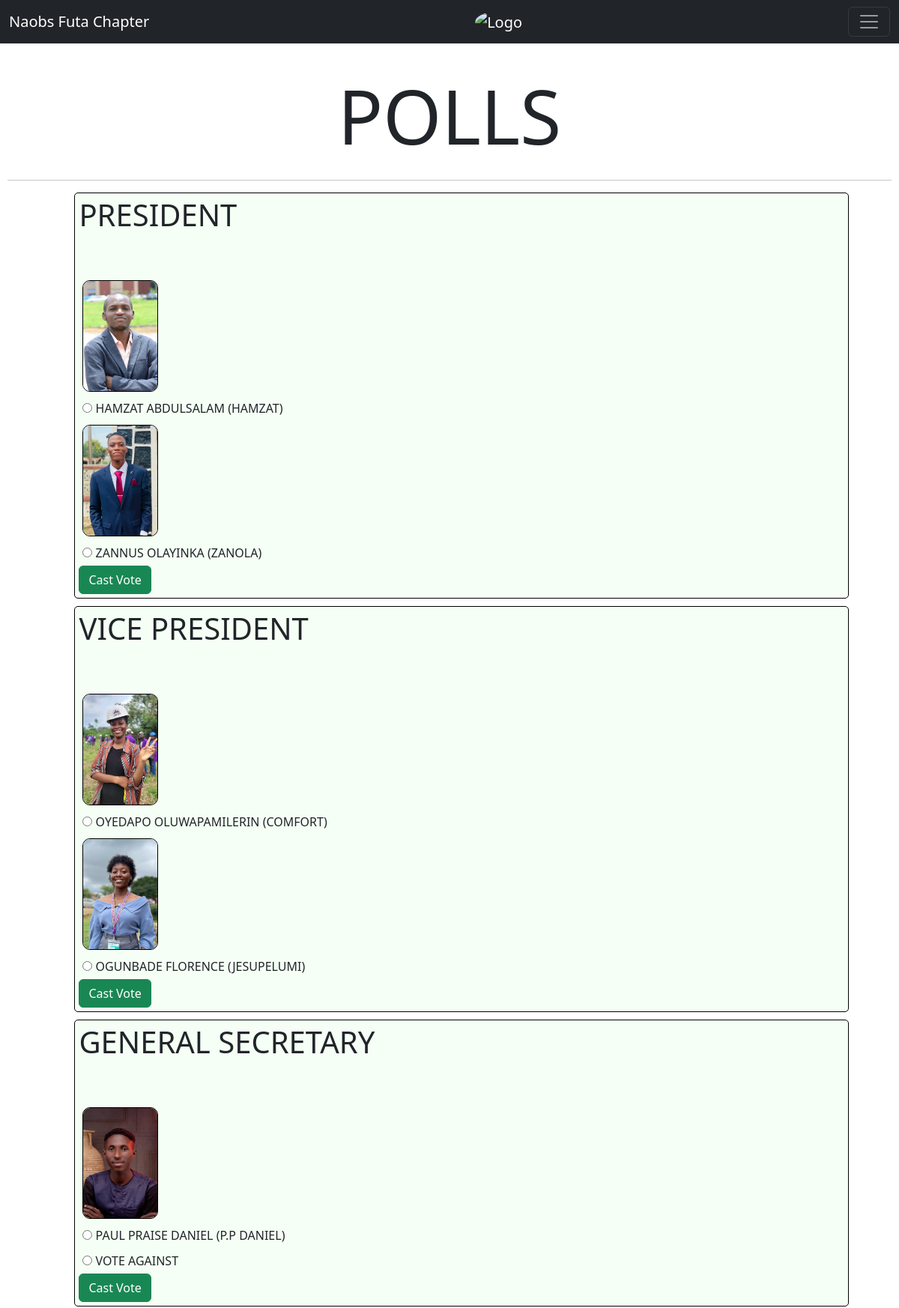
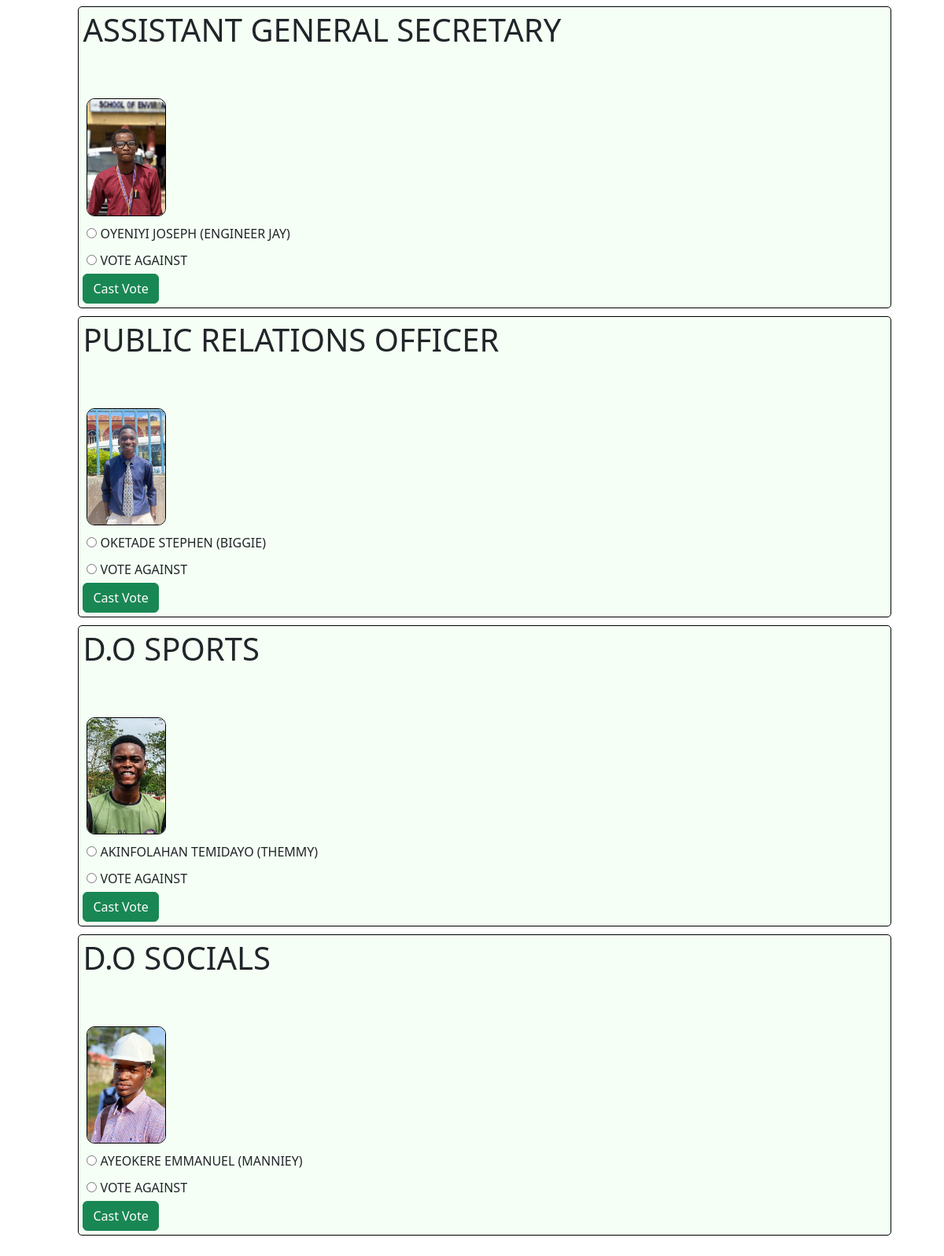
The app's page / (signed in) with its own data (2 pictures, top to bottom).
### main/models.py (models this page shows, shortened)
class Question(models.Model):
    question_text = models.CharField(max_length=200)
    pub_date = models.DateTimeField("date published")

class Choice(models.Model):
    question = models.ForeignKey(Question, on_delete=models.CASCADE)
    choice_text = models.CharField(max_length=200)
    votes = models.IntegerField(default=0)

### main/views.py (the view)
# urls.py: path("", views.index, name="index"),
@login_required
def index(request):
    latest_question_list = Question.objects.order_by("-pub_date")[:7]
    context = {"latest_question_list": latest_question_list}
    return render(request, "main/index.html", context)

### main/templates/main/index.html (shortened to what this page needs)
{% extends 'main/base.html' %}
    {% load static %}
{% block content %}
<body>
    <div class="overall">
        <div class="top">
            <h1>POLLS</h1>
        </div>
        <hr>
    {% if votes %}
    <div class="error">
        <h2 class="thank-you">Thank You {{ request.user }} For Participating In The Election</h2>
    </div>
    {% else %}
        {% if latest_question_list %}
            <ul>
                {% for question in latest_question_list %}
                <div class="post-box">
                    <h1>{{ question.question_text }}</h1>
                    <div class="vstack gap-3">
                    <form class="vote-from" id="SubmitForm" action="{% url 'vote' question.id %}" method="post">
                    <fieldset>
                        {% for choice in question.choice_set.all %}
                        {% if choice.choice_text == 'ZANNUS OLAYINKA (ZANOLA)' %}
                        <div class="img-box">
                            <div class="img-div">
                                <img class="image" src="{% static 'Adobe_Express_20231112_1049240_1.png' %}" alt="pic">
                            </div>
                            <div>
                                <input type="radio" name="choice" id="choice{{ forloop.counter }}" value="{{ choice.id }}">
                                <label for="choice{{ forloop.counter }}">{{ choice.choice_text }}</label><br>
                            </div>
                        </div>
                        {% endif %}
                        {% if choice.choice_text == 'HAMZAT ABDULSALAM (HAMZAT)' %}
                        <div class="img-box">
                            <div class="img-div">
                                <img class="image" src="{% static 'Adobe_Express_20231111_1340490_1.png' %}" alt="pic">
                            </div>
                            <div>
                                <input type="radio" name="choice" id="choice{{ forloop.counter }}" value="{{ choice.id }}">
                                <label for="choice{{ forloop.counter }}">{{ choice.choice_text }}</label><br>
                            </div>
                        </div>
                        {% endif %}
                        {% if choice.choice_text == 'OYEDAPO OLUWAPAMILERIN (COMFORT)' %}
                        <div class="img-box">
                            <div class="img-div">
                                <img class="image" src="{% static 'Adobe_Express_20231111_1349450_1.png' %}" alt="pic">
                            </div>
                            <div>
                                <input type="radio" name="choice" id="choice{{ forloop.counter }}" value="{{ choice.id }}">
                                <label for="choice{{ forloop.counter }}">{{ choice.choice_text }}</label><br>
                            </div>
                        </div>
                        {% endif %}
                        {% if choice.choice_text == 'OGUNBADE FLORENCE (JESUPELUMI)' %}
                        <div class="img-box">
                            <div class="img-div">
                                <img class="image" src="{% static 'Adobe_Express_20231112_1052100_1.png' %}" alt="pic">
                            </div>
                            <div>
                                <input type="radio" name="choice" id="choice{{ forloop.counter }}" value="{{ choice.id }}">
                                <label for="choice{{ forloop.counter }}">{{ choice.choice_text }}</label><br>
                            </div>
                        </div>
                        {% endif %}
                        {% if choice.choice_text == 'PAUL PRAISE DANIEL (P.P DANIEL)' %}
                        <div class="img-box">
                            <div class="img-div">
                                <img class="image" src="{% static 'Adobe_Express_20231113_0700030_1.png' %}" alt="pic">
                            </div>
                            <div>
                                <input type="radio" name="choice" id="choice{{ forloop.counter }}" value="{{ choice.id }}">
                                <label for="choice{{ forloop.counter }}">{{ choice.choice_text }}</label><br>
                            </div>
                        </div>
                        {% endif %}
                        {% if choice.choice_text == 'OYENIYI JOSEPH (ENGINEER JAY)' %}
                        <div class="img-box">
                            <div class="img-div">
                                <img class="image" src="{% static 'Adobe_Express_20231112_1038090_1.png' %}" alt="pic">
                            </div>
                            <div>
                                <input type="radio" name="choice" id="choice{{ forloop.counter }}" value="{{ choice.id }}">
                                <label for="choice{{ forloop.counter }}">{{ choice.choice_text }}</label><br>
                            </div>
                        </div>
                        {% endif %}
                        {% if choice.choice_text == 'OKETADE STEPHEN (BIGGIE)' %}
                        <div class="img-box">
                            <div class="img-div">
                                <img class="image" src="{% static 'Adobe_Express_20231112_1051310_1.png' %}" alt="pic">
                            </div>
                            <div>
                                <input type="radio" name="choice" id="choice{{ forloop.counter }}" value="{{ choice.id }}">
                                <label for="choice{{ forloop.counter }}">{{ choice.choice_text }}</label><br>
                            </div>
                        </div>
                        {% endif %}
                        {% if choice.choice_text == 'AKINFOLAHAN TEMIDAYO (THEMMY)' %}
                        <div class="img-box">
                            <div class="img-div">
                                <img class="image" src="{% static 'Adobe_Express_20231111_1335410_1.png' %}" alt="pic">
                            </div>
                            <div>
                                <input type="radio" name="choice" id="choice{{ forloop.counter }}" value="{{ choice.id }}">
                                <label for="choice{{ forloop.counter }}">{{ choice.choice_text }}</label><br>
                            </div>
                        </div>
                        {% endif %}
                        {% if choice.choice_text == 'AYEOKERE EMMANUEL (MANNIEY)' %}
                        <div class="img-box">
                            <div class="img-div">
                                <img class="image" src="{% static 'Adobe_Express_20231111_1344570_1.png' %}" alt="pic">
                            </div>
                            <div>
                                <input type="radio" name="choice" id="choice{{ forloop.counter }}" value="{{ choice.id }}">
                                <label for="choice{{ forloop.counter }}">{{ choice.choice_text }}</label><br>
                            </div>
                        </div>
                        {% endif %}
                        {% if choice.choice_text == 'VOTE AGAINST' %}
                        <div class="img-box">
                            <div>
                                <input type="radio" name="choice" id="choice{{ forloop.counter }}" value="{{ choice.id }}">
                                <label for="choice{{ forloop.counter }}">{{ choice.choice_text }}</label><br>
                            </div>
                        </div>
                        {% endif %}
                        {% endfor %}
                    </fieldset>
                    <input class="btn btn-success" id="submit" type="submit" value="Cast Vote">
                    <br>
                </form>
                  </div>
            </div>
            {% endfor %}
            </ul>
        {% else %}
            <p>No polls are available.</p>
        {% endif %}
    {% endif %}
    </div>
</body>
{% endblock %}

### main/templates/main/base.html (shortened to what this page needs)
<!DOCTYPE html>
<html lang="en">
<head>
    {% load static %}
    <link rel="stylesheet" href="https://cdn.jsdelivr.net/npm/bootstrap@5.3.2/dist/css/bootstrap.min.css">
    <link rel="stylesheet" href="https://encrypted-tbn0.gstatic.com/images?q=tbn:ANd9GcQid2-rBcZq8DhlwvR_k7PkaWv2OYQ2t8mAEabrBH8tvAfk8sg02Wk4cdTXzoWepTHOo2o&usqp=CAU">
</head>
<body>
      <nav class="navbar navbar-dark bg-dark fixed-top">
        <div class="container-fluid">
          <a class="navbar-brand" href="{% url 'index' %}">Naobs Futa Chapter</a>
          <a class="navbar-brand" href="{% url 'index' %}">
            <img src="https://encrypted-tbn0.gstatic.com/images?q=tbn:ANd9GcQid2-rBcZq8DhlwvR_k7PkaWv2OYQ2t8mAEabrBH8tvAfk8sg02Wk4cdTXzoWepTHOo2o&usqp=CAU" alt="Logo" style="border-radius: 50%;" width="20%">
            </a>
          <button class="navbar-toggler" type="button" data-bs-toggle="offcanvas" data-bs-target="#offcanvasDarkNavbar" aria-controls="offcanvasDarkNavbar" aria-label="Toggle navigation">
            <span class="navbar-toggler-icon"></span>
          </button>
        </div>
      </nav>
</body>
{% block content %}
{% endblock %}
</html>

### main/templates/main/base.html (style rules this page uses)
.top h1 { font-size: 100px; margin: auto; text-align: center; padding: 10px; }
.overall { margin-top: 50px; padding: 10px; box-shadow: 0px 0px 3px solid black; border-radius: 10px; }
.post-box { padding: 5px; border: 1px solid black; border-radius: 5px; max-width: 90%; margin: auto; margin-bottom: 10px; background-color: rgb(245, 255, 245); }
a { text-decoration: none; font-size: 19px; }
.top { margin: auto; }
.vote-from { margin-top: 50px; }
.img-box { border-radius: 10px; }
.img-box div { padding: 5px; }
.img-div { width: 50%; }
.image { width: 20%; border-radius: 10px; background-position: center; border: 1px solid black; }

### records on screen
Question: question_text "PRESIDENT"
Choice: choice_text "HAMZAT ABDULSALAM (HAMZAT)"
Choice: choice_text "ZANNUS OLAYINKA (ZANOLA)"
Question: question_text "VICE PRESIDENT"
Choice: choice_text "OYEDAPO OLUWAPAMILERIN (COMFORT)"
Choice: choice_text "OGUNBADE FLORENCE (JESUPELUMI)"
Question: question_text "GENERAL SECRETARY"
Choice: choice_text "PAUL PRAISE DANIEL (P.P DANIEL)"
Choice: choice_text "VOTE AGAINST"
Question: question_text "ASSISTANT GENERAL SECRETARY"
Choice: choice_text "OYENIYI JOSEPH (ENGINEER JAY)"
Choice: choice_text "VOTE AGAINST"
Question: question_text "PUBLIC RELATIONS OFFICER"
Choice: choice_text "OKETADE STEPHEN (BIGGIE)"
Choice: choice_text "VOTE AGAINST"
Question: question_text "D.O SPORTS"
Choice: choice_text "AKINFOLAHAN TEMIDAYO (THEMMY)"
Choice: choice_text "VOTE AGAINST"
Question: question_text "D.O SOCIALS"
Choice: choice_text "AYEOKERE EMMANUEL (MANNIEY)"
Choice: choice_text "VOTE AGAINST"
